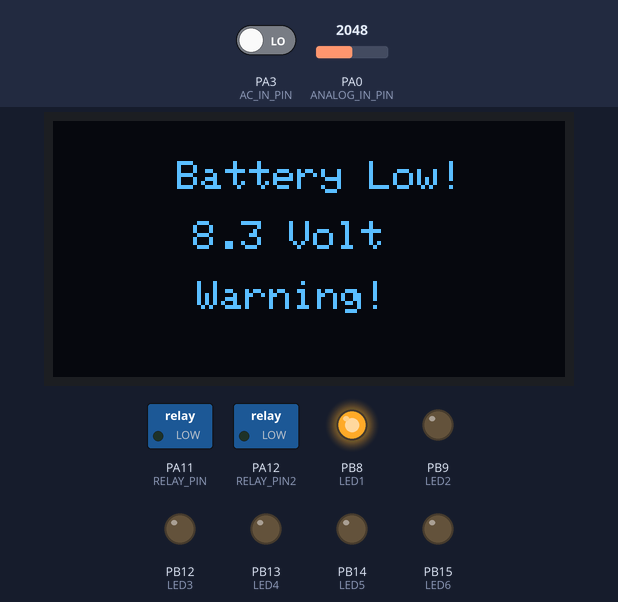
The sketch below on a simulated STM32 Blue Pill. On the bench: 128×64 one-colour display, switched loads named in the sketch (green lamp = pin HIGH), output pins drawn as LEDs (lit = HIGH). The test bench sets the inputs (shaded band); at power-on: PA0 (ANALOG_IN_PIN) = 2048, PA3 (AC_IN_PIN) LOW.

Above: at 3.7 s.
3.8 s: PA0 (ANALOG_IN_PIN) set to 2678
At 4.6 s:
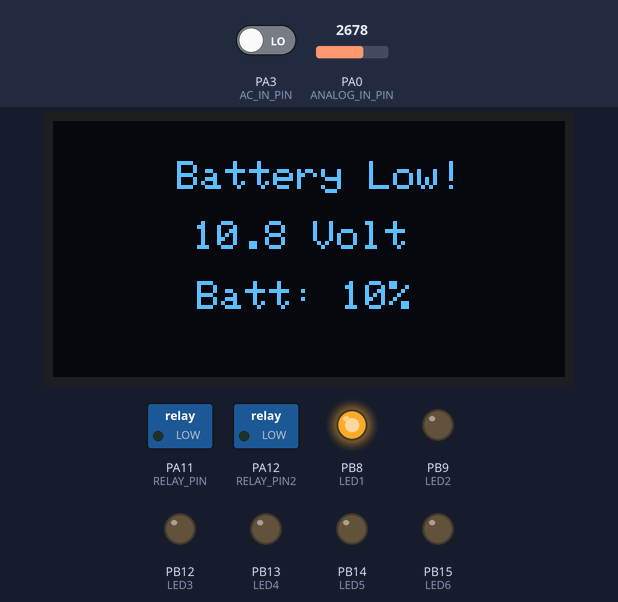
5.7 s: PA0 (ANALOG_IN_PIN) set to 2798
At 6.9 s:
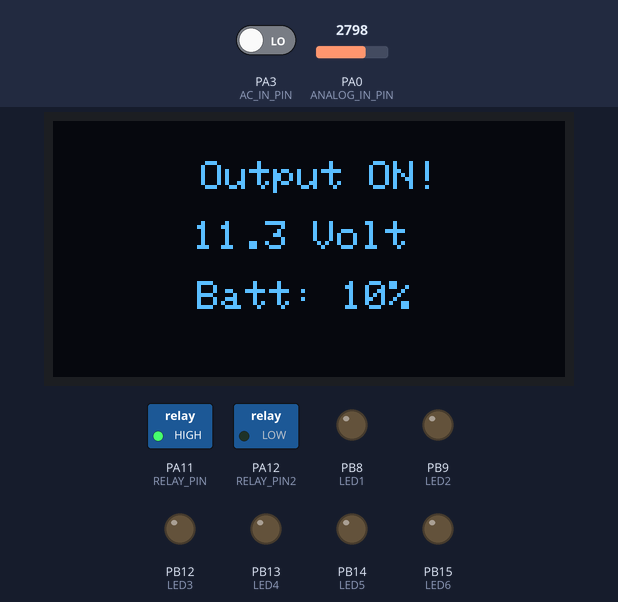
7.3 s: PA3 (AC_IN_PIN) driven HIGH
At 8.9 s:
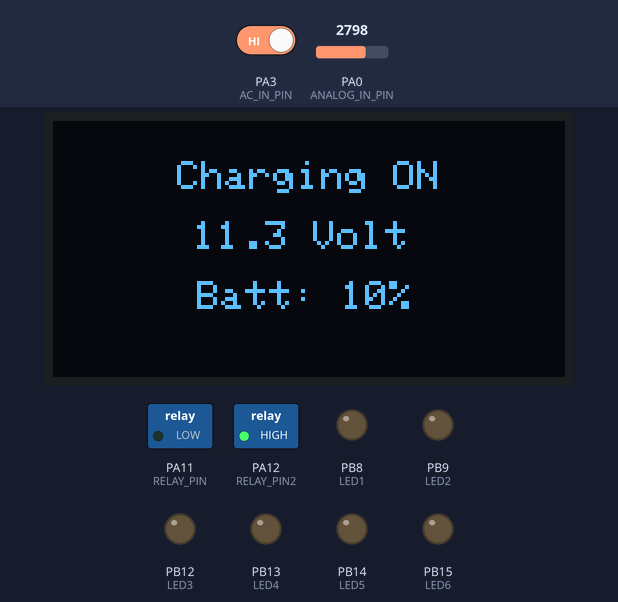
9.2 s: PA0 (ANALOG_IN_PIN) set to 2874
11.2 s: PA0 (ANALOG_IN_PIN) set to 2973
At 12.4 s:
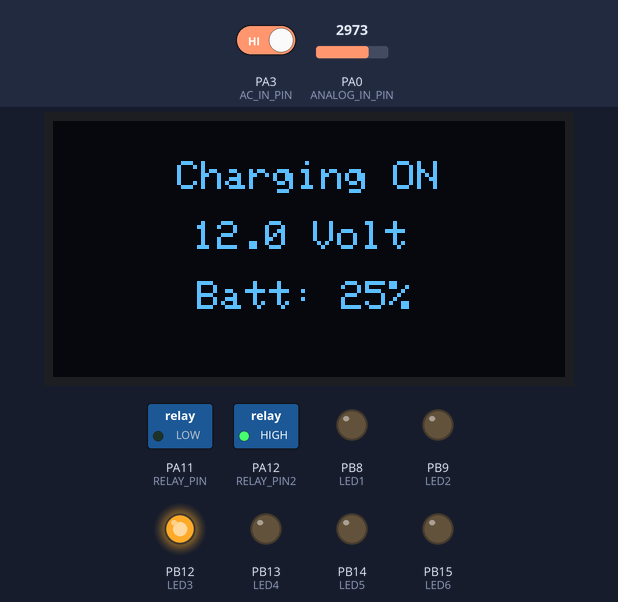
13.5 s: PA0 (ANALOG_IN_PIN) set to 3042
15.1 s: PA0 (ANALOG_IN_PIN) set to 3120
At 16.8 s:
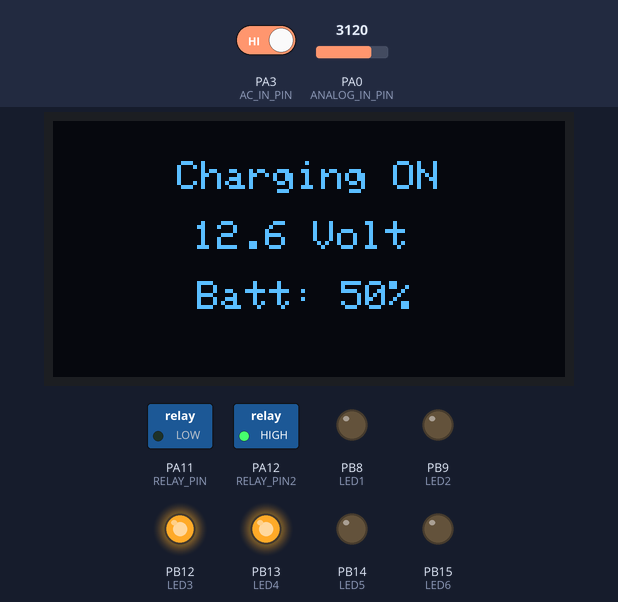
Timing chart, 0 to 18.3 s (numbered marks = the images above; inputs shaded):
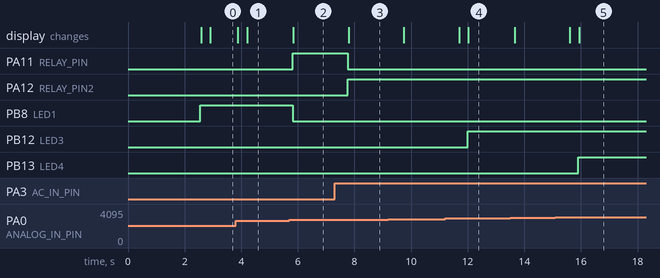

The sketch:

Sketch_volt_disp_STM32.ino
```cpp
#include <SPI.h>
#include <Wire.h>
#include <Adafruit_GFX.h>
#include <Adafruit_SSD1306.h>

#define SCREEN_WIDTH 128 // OLED display width, in pixels
#define SCREEN_HEIGHT 64 // OLED display height, in pixels
#define OLED_RESET     4 // Reset pin # (or -1 if sharing Arduino reset pin)
#define SCREEN_ADDRESS 0x3C ///< See datasheet for Address; 0x3D for 128x64, 0x3C for 128x32
Adafruit_SSD1306 display(SCREEN_WIDTH, SCREEN_HEIGHT, &Wire, OLED_RESET);

// Define analog input
#define ANALOG_IN_PIN PA0
#define AC_IN_PIN PA3

// The Arduino Nano pin connected to the IN pin of relay module
#define RELAY_PIN PA11 //load output control
#define RELAY_PIN2 PA12  //charging control
//LOW & HIGH
#define LED1 PB8  //LOW BATTERY
#define LED2 PB9  //FULL CHARGE
//%%%%
#define LED3 PB12  //25%
#define LED4 PB13  //50%
#define LED5 PB14  //75%
#define LED6 PB15  //90-100%

//lowest battery working voltage && Full Charge voltage
float low_voltage = 10.5;
float low_hold = 11;

float full_charge = 14.0;
float charging_hold = 13.0; //charging hold value
//==============================================================================
// Floats for ADC voltage & Input voltage
float adc_voltage = 0.0;
float in_voltage = 0.0;
// Floats for resistor values in divider (in ohms)
float R1 = 30000.0;
float R2 = 7500.0;
// Integer for ADC value
int adc_value = 0;
// Float for Reference Voltage
float ref_voltage = 3.3;
//float AC_in = 0.0;

bool hold = false;
bool hold2 = false;

void setup()
{
  pinMode(RELAY_PIN, OUTPUT);
  pinMode(RELAY_PIN2, OUTPUT);
  pinMode(ANALOG_IN_PIN, INPUT);
  pinMode(AC_IN_PIN, INPUT);
  pinMode(LED1, OUTPUT);
  pinMode(LED2, OUTPUT);
  pinMode(LED3, OUTPUT);
  pinMode(LED4, OUTPUT);
  pinMode(LED5, OUTPUT);
  pinMode(LED6, OUTPUT);
  Serial.begin(9600);
  if (!display.begin(SSD1306_SWITCHCAPVCC, SCREEN_ADDRESS))
  {
    Serial.println(F("SSD1306 allocation failed"));
    for (;;); // Don't proceed, loop forever
  }
  display.clearDisplay();
  display.setCursor(15, 25);
  display.setTextSize(1.5);
  display.setTextColor(WHITE);
  display.println("RC product BD.com");  //Start-UP Display
  display.display();
  delay(2500);                           //Start-up Time
  display.clearDisplay();
}

void loop() {
  // Read the Analog Input
  adc_value = analogRead(ANALOG_IN_PIN);

  // Determine voltage at ADC input
  adc_voltage  = ((adc_value * ref_voltage) / 4096);
  // Calculate voltage at divider input
  in_voltage = (adc_voltage / (R2 / (R1 + R2)));


  if (digitalRead(AC_IN_PIN) == HIGH)  //Power ON
  {
    if ((hold == true) && (in_voltage <= charging_hold)){
      hold = false;
    }
    if ((in_voltage <= low_voltage)&&(in_voltage > 2)){
      hold = false;
      digitalWrite(RELAY_PIN, LOW);
      digitalWrite(RELAY_PIN2, HIGH);
      digitalWrite(LED1, LOW);  //LOW
      digitalWrite(LED2, LOW); //FULL
      display.setCursor(25, 10);
      display.setTextSize(1);
      display.setTextColor(WHITE, BLACK);
      display.println(" Charging ON  ");
      display.setCursor(35, 25);  //- x = 35, y =25
      display.setTextSize(1);
      display.setTextColor(WHITE, BLACK);
      display.print(in_voltage, 1);
      display.print(" Volt");
      display.display();
      delay(300);
    }
    else if(in_voltage >= full_charge){ // Full charge
      hold = true;
      digitalWrite(RELAY_PIN, LOW);
      digitalWrite(RELAY_PIN2, LOW);
      digitalWrite(LED1, LOW);  //LOW
      digitalWrite(LED2, HIGH); //FULL
      display.setCursor(25, 10);
      display.setTextSize(1);
      display.setTextColor(WHITE, BLACK);
      display.println("Fully Charged!");
      display.setCursor(35, 25);  //- x = 35, y =25
      display.setTextSize(1);
      display.setTextColor(WHITE, BLACK);
      display.print(in_voltage, 1);
      display.print(" Volt");
      display.display();
      delay(300);
    }
    else if (in_voltage <= 2){
      hold = false;
      digitalWrite(RELAY_PIN, LOW);
      digitalWrite(RELAY_PIN2, LOW);
      digitalWrite(LED1, HIGH);  //LOW
      digitalWrite(LED2, LOW); //FULL
      display.setCursor(25, 10); //ON
      display.setTextSize(1);
      display.setTextColor(WHITE, BLACK);
      display.println("  NO Battery! ");
      display.setCursor(35, 25);  //- x = 35, y =25
      display.setTextSize(1);
      display.setTextColor(WHITE, BLACK);
      display.print(in_voltage, 1);
      display.print(" Volt");
      display.display();
      delay(300);
    }
    else if ((hold == true) && (in_voltage > charging_hold)){ //Hold function
      digitalWrite(RELAY_PIN, LOW);
      digitalWrite(RELAY_PIN2, LOW);
      digitalWrite(LED1, LOW);  //LOW
      digitalWrite(LED2, HIGH); //FULL
      display.setCursor(25, 10);
      display.setTextSize(1);
      display.setTextColor(WHITE, BLACK);
      display.println("Fully Charged!");
      display.setCursor(35, 25);  //- x = 35, y =25
      display.setTextSize(1);
      display.setTextColor(WHITE, BLACK);
      display.print(in_voltage, 1);
      display.print(" Volt");
      display.display();
      delay(300);
    }
    else{
      digitalWrite(RELAY_PIN, LOW);
      digitalWrite(RELAY_PIN2, HIGH);
      digitalWrite(LED1, LOW);  //LOW
      digitalWrite(LED2, LOW); //FULL
      display.setCursor(25, 10);
      display.setTextSize(1);
      display.setTextColor(WHITE, BLACK);
      display.println(" Charging ON  ");
      display.setCursor(35, 25);  //- x = 35, y =25
      display.setTextSize(1);
      display.setTextColor(WHITE, BLACK);
      display.print(in_voltage, 1);
      display.print(" Volt");
      display.display();
      delay(300);
    }
  }
   //if (AC_in < 512)=========  NO POWER  =========
  else if (digitalRead(AC_IN_PIN) == LOW)
  {
   // display.clearDisplay();
    if ((hold2 == true) && (in_voltage >= low_hold)){
      hold2 = false;
    }
    if ((in_voltage <= low_voltage)&&(in_voltage > 2)){ // LOW
      hold2 = true;
      digitalWrite(RELAY_PIN, LOW);
      digitalWrite(RELAY_PIN2, LOW);
      digitalWrite(LED1, HIGH);  //LOW
      digitalWrite(LED2, LOW); //FULL
      display.setCursor(25, 10); //LOW
      display.setTextSize(1);
      display.setTextColor(WHITE, BLACK);
      display.println(" Battery Low!");
      display.setCursor(35, 25);  //- x = 35, y =25
      display.setTextSize(1);
      display.setTextColor(WHITE, BLACK);
      display.print(in_voltage, 1);
      display.print(" Volt");
      display.display();
      delay(300);
    }
    else if ((hold2 == true) && (in_voltage < low_hold)){ //Hold function
      digitalWrite(RELAY_PIN, LOW);
      digitalWrite(RELAY_PIN2, LOW);
      digitalWrite(LED1, HIGH);  //LOW
      digitalWrite(LED2, LOW); //FULL
      display.setCursor(25, 10); //LOW
      display.setTextSize(1);
      display.setTextColor(WHITE, BLACK);
      display.println(" Battery Low!");
      display.setCursor(35, 25);  //- x = 35, y =25
      display.setTextSize(1);
      display.setTextColor(WHITE, BLACK);
      display.print(in_voltage, 1);
      display.print(" Volt");
      display.display();
      delay(300);
    }
    else if (in_voltage <= 2){
      hold2 = false;
      digitalWrite(RELAY_PIN, LOW);
      digitalWrite(RELAY_PIN2, LOW);
      digitalWrite(LED1, HIGH);  //LOW
      digitalWrite(LED2, LOW); //FULL
      display.setCursor(25, 10); //ON
      display.setTextSize(1);
      display.setTextColor(WHITE, BLACK);
      display.println("Battery Error");
      display.setCursor(35, 25);  //- x = 35, y =25
      display.setTextSize(1);
      display.setTextColor(WHITE, BLACK);
      display.print(in_voltage, 1);
      display.print(" Volt");
      display.display();
      delay(300);
    }
    else{
      digitalWrite(RELAY_PIN, HIGH);
      digitalWrite(RELAY_PIN2, LOW);
      digitalWrite(LED1, LOW);  //LOW
      digitalWrite(LED2, LOW); //FULL
      display.setCursor(25, 10); //On
      display.setTextSize(1);
      display.setTextColor(WHITE, BLACK);
      display.println("  Output ON!  ");
      display.setCursor(35, 25);  //- x = 35, y =25
      display.setTextSize(1);
      display.setTextColor(WHITE, BLACK);
      display.print(in_voltage, 1);
      display.print(" Volt");
      display.display();
      delay(300);
    }
  }
  //%%
  if (in_voltage > 13.20 ){
    digitalWrite(LED3, HIGH);
    digitalWrite(LED4, HIGH);
    digitalWrite(LED5, HIGH);
    digitalWrite(LED6, HIGH);
    display.setCursor(30, 40);
    display.setTextSize(1);
    display.setTextColor(WHITE, BLACK);
    display.println("Batt: 100%");
    display.display();
    delay(300);
  }
  else if (in_voltage <= 13.20 && in_voltage > 13.00 ){
    digitalWrite(LED3, HIGH);
    digitalWrite(LED4, HIGH);
    digitalWrite(LED5, HIGH);
    digitalWrite(LED6, HIGH);
    display.setCursor(30, 40);
    display.setTextSize(1);
    display.setTextColor(WHITE, BLACK);
    display.println(" Batt: 90%");
    display.display();
    delay(300);
  }
  else if (in_voltage > 12.80 && in_voltage <= 13.00){
  // per = "Batt: 75%";
    digitalWrite(LED3, HIGH);
    digitalWrite(LED4, HIGH);
    digitalWrite(LED5, HIGH);
    digitalWrite(LED6, LOW);
    display.setCursor(30, 40);
    display.setTextSize(1);
    display.setTextColor(WHITE, BLACK);
    display.println(" Batt: 75%");
    display.display();
    delay(300);
  }
  else if ((in_voltage > 12.40) && (in_voltage <= 12.80)){
    digitalWrite(LED3, HIGH);
    digitalWrite(LED4, HIGH);
    digitalWrite(LED5, LOW);
    digitalWrite(LED6, LOW);
    display.setCursor(30, 40);
    display.setTextSize(1);
    display.setTextColor(WHITE, BLACK);
    display.println(" Batt: 50%");
    display.display();
    delay(300);
  }
  else if ((in_voltage > 11.8) && (in_voltage <= 12.40)){
    digitalWrite(LED3, HIGH);
    digitalWrite(LED4, LOW);
    digitalWrite(LED5, LOW);
    digitalWrite(LED6, LOW);
    display.setCursor(30, 40);
    display.setTextSize(1);
    display.setTextColor(WHITE, BLACK);
    display.println(" Batt: 25%");
    display.display();
    delay(300);
  }
  else if (in_voltage > 10.50 && in_voltage <= 11.80){
    digitalWrite(LED3, LOW);
    digitalWrite(LED4, LOW);
    digitalWrite(LED5, LOW);
    digitalWrite(LED6, LOW);
    display.setCursor(30, 40);
    display.setTextSize(1);
    display.setTextColor(WHITE, BLACK);
    display.println(" Batt: 10%");
    display.display();
    delay(300);
  }
  else {    //if (in_voltage < 10.50)
    digitalWrite(LED3, LOW);
    digitalWrite(LED4, LOW);
    digitalWrite(LED5, LOW);
    digitalWrite(LED6, LOW);
    display.setCursor(30, 40);
    display.setTextColor(WHITE, BLACK);
    display.setTextSize(1);
    display.println(" Warning! ");
    display.display();
    delay(300);
  }
}
```

Measured:
- the behaviour switches between 2730 and 2731 on PA0 (ANALOG_IN_PIN) (found by bisection; images 1 and 2)
- the behaviour switches between 2929 and 2930 on PA0 (ANALOG_IN_PIN) (found by bisection; images 3 and 4)
- the behaviour switches between 3078 and 3079 on PA0 (ANALOG_IN_PIN) (found by bisection; images 4 and 5)
- after the input at 3.8 s, the display: first changes after 0.08 s (image 1 shows a later state)
- after the input at 5.7 s, PA11 (RELAY_PIN): LOW → HIGH after 0.11 s; PB8 (LED1): HIGH → LOW after 0.11 s; the display: changes after 0.14 s (image 2)
- after the input at 7.3 s, PA11 (RELAY_PIN): HIGH → LOW after 0.47 s; PA12 (RELAY_PIN2): LOW → HIGH after 0.47 s; the display: changes after 0.49 s (image 3)
- after the input at 11.2 s, PB12 (LED3): LOW → HIGH after 0.80 s; the display: first changes after 0.50 s (image 4 shows a later state)
- after the input at 15.1 s, PB13 (LED4): LOW → HIGH after 0.81 s; the display: first changes after 0.51 s (image 5 shows a later state)
